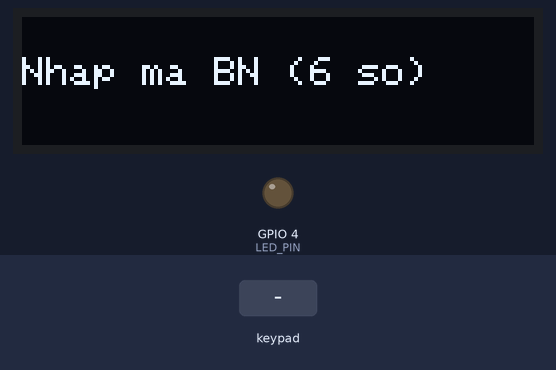
Bench run of a sketch on a simulated ESP32. Parts: 128×32 one-colour display, output pins drawn as LEDs (lit = HIGH). The inputs (shaded band) are chosen by the test bench. WiFi joins after 1.5 s; servers stay silent unless stated; uploads are accepted with an empty reply; the modem accepts every AT command (registered, SIM ready, sends succeed) and sends nothing else; what the sketch prints to the serial monitor is not drawn.

Above: at 6.7 s.
6.8 s: keypad keys 1 3 0 5 1 9 6 9 * pressed 0.4 s apart
At 11.4 s:
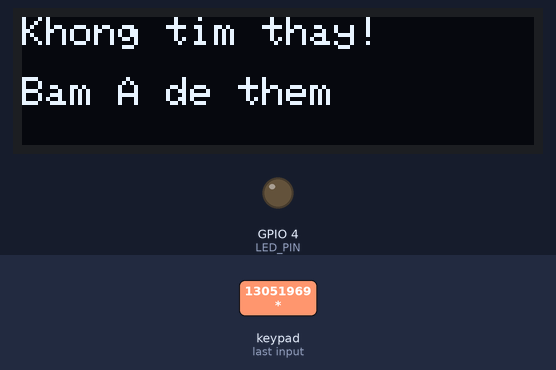
11.9 s: key 'A' pressed
At 13.1 s:
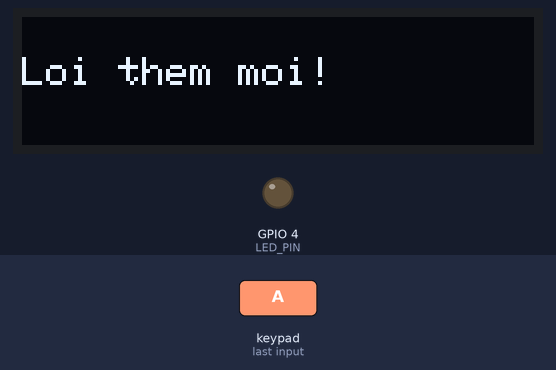
13.6 s: key 'B' pressed
At 14.5 s:
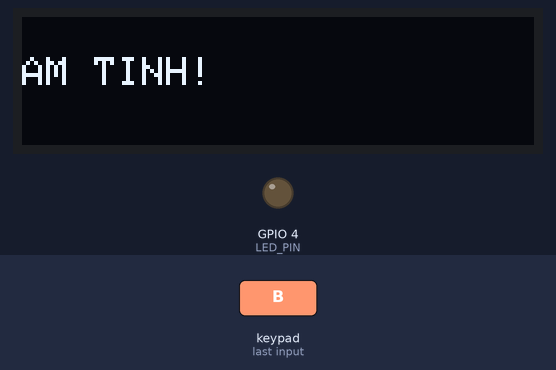
15.3 s: keypad keys 1 3 0 5 1 9 6 9 # pressed 0.4 s apart
At 18.9 s:
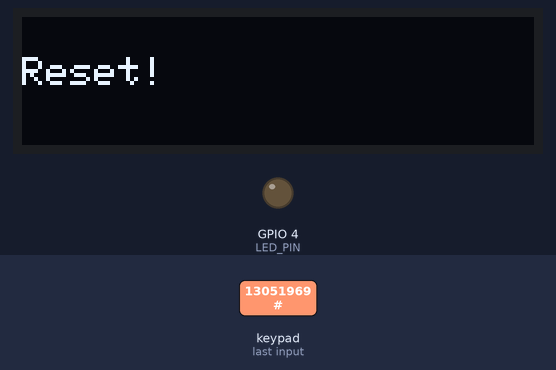
20.5 s: keypad keys 1 8 1 9 3 2 3 3 # pressed 0.4 s apart
At 22.8 s:
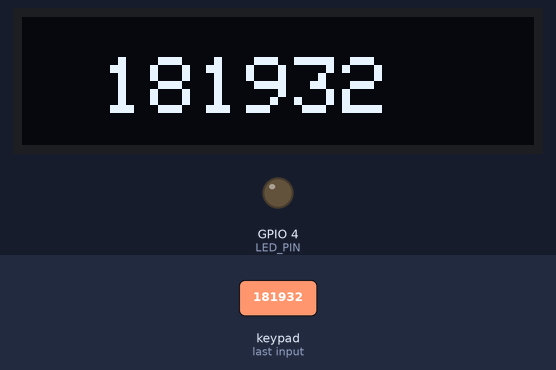
25.7 s: keypad keys 2 5 2 6 2 7 1 4 A pressed 0.4 s apart
At 29.02 s:
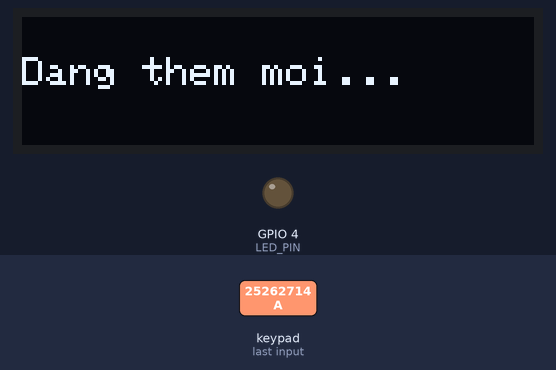
Timing chart, 0 to 30.5 s (numbered marks = the images above; inputs shaded):
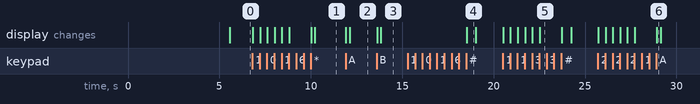

Measured:
- after the input at 6.8 s, the display: first changes at once (image 1 shows a later state)
- after the input at 11.9 s, the display: first changes at once (image 2 shows a later state)
- after the input at 13.6 s, the display: first changes at once (image 3 shows a later state)
- after the input at 15.3 s, the display: changes after 3.2 s (image 4)
- after the input at 20.5 s, the display: first changes at once (image 5 shows a later state)
- after the input at 25.7 s, the display: first changes at once (image 6 shows a later state)
- what the display in image 4 shows lasts 0.5 s, from 18.5 s to 19.0 s

The sketch:

esp32.ino
```cpp
#include <WiFi.h>
#include <HTTPClient.h>
#include <ArduinoJson.h>
#include <Wire.h>
#include <Adafruit_GFX.h>
#include <Adafruit_SSD1306.h>
#include <Keypad.h>
#include <HardwareSerial.h>
#include <WiFiClientSecure.h> // Thêm thư viện này để truy cập Firestore (HTTPS)

// === SIM768x Setup ===
HardwareSerial sim(1); // UART1: RX=16, TX=17
#define SIM_RX 16
#define SIM_TX 17

// === WiFi ===
#define WIFI_SSID "Nguyen Thi Mai"
#define WIFI_PASSWORD "13051969"

// === OLED ===
#define SDA_PIN 21
#define SCL_PIN 22
#define SCREEN_WIDTH 128
#define SCREEN_HEIGHT 32 // Đã sửa thành 32 theo code test của bạn
Adafruit_SSD1306 display(SCREEN_WIDTH, SCREEN_HEIGHT, &Wire, -1);

// === LED ===
#define LED_PIN 4

// === Keypad ===
const byte ROWS = 4;
const byte COLS = 4;
char keys[ROWS][COLS] = {
  {'1','2','3','A'},
  {'4','5','6','B'},
  {'7','8','9','C'},
  {'*','0','#','D'}
};
byte rowPins[ROWS] = {18, 19, 32, 33};
byte colPins[COLS] = {25, 26, 27, 14};
Keypad keypad = Keypad(makeKeymap(keys), rowPins, colPins, ROWS, COLS);

// === Server URLs ===
const String SERVER_URL = "http://192.168.1.129:5000/process";
const String ADD_PATIENT_URL = "http://192.168.1.129:5000/add_patient";

// === SMS Config ===
String phoneNumber = "+84968059853";  // SỐ NHẬN CẢNH BÁO MẶC ĐỊNH
bool smsSent = false;

String inputCode = "";
String targetPhone = "";

// Forward Declarations
void checkPatient(String id);
void processImage(String id);
void addNewPatient(String id);
void displayMsg(String text);
void initSIM768x();
void sendAT(String cmd);
void readSIMResponse();
void sendSMS(String phone, String message);

void setup() {
  Serial.begin(115200);
  sim.begin(9600, SERIAL_8N1, SIM_RX, SIM_TX);

  pinMode(LED_PIN, OUTPUT);
  Wire.begin(SDA_PIN, SCL_PIN);

  // Khởi động màn hình
  if(!display.begin(SSD1306_SWITCHCAPVCC, 0x3C)) {
    Serial.println(F("OLED Failed"));
    for(;;);
  }

  // --- QUAN TRỌNG: CÀI ĐẶT MÀU CHỮ ---
  display.setTextColor(SSD1306_WHITE);
  // -----------------------------------

  displayMsg("Connecting WiFi...");

  WiFi.begin(WIFI_SSID, WIFI_PASSWORD);
  while (WiFi.status() != WL_CONNECTED) {
    delay(500);
    Serial.print(".");
  }
  Serial.println("\nWiFi connected!");

  initSIM768x();

  displayMsg("Nhap ma BN (6 so)");
}

void loop() {
  char key = keypad.getKey();

  if (key) {
    if (key == '#') {
      inputCode = "";
      smsSent = false;
      displayMsg("Reset!");
      delay(500);
      displayMsg("Nhap ma BN (6 so)");
    }
    else if (key == '*') {
      checkPatient(inputCode);
    }
    else if (key == 'B') {
      processImage(inputCode);
    }
    else if (key == 'A') {
      addNewPatient(inputCode);
    }
    else if (isDigit(key) && inputCode.length() < 6) {
      inputCode += key;
      display.clearDisplay();
      display.setCursor(20, 10);
      display.setTextSize(2); // Hiển thị số to hơn cho dễ nhìn
      display.print(inputCode);
      display.display();
    }
  }
  readSIMResponse();
}

// === Hàm hiển thị thông báo lên OLED ===
void displayMsg(String text) {
  display.clearDisplay();
  display.setTextSize(1);
  display.setTextColor(SSD1306_WHITE); // Đảm bảo luôn set màu trắng
  display.setCursor(0, 10);
  display.println(text);
  display.display();
}

// === Khởi động SIM768x ===
void initSIM768x() {
  Serial.println("Init SIM...");
  sendAT("AT");
  sendAT("ATE0");
  sendAT("AT+CMGF=1");
  sendAT("AT+CSCS=\"GSM\"");
  sendAT("AT+CSMP=17,167,0,0");
  sendAT("AT+CNMI=2,2,0,0,0");
  delay(1000);
}

void sendAT(String cmd) {
  sim.println(cmd);
  delay(500);
}

void readSIMResponse() {
  if (sim.available()) {
    String response = sim.readString();
    Serial.println("[SIM] " + response);
  }
}

void sendSMS(String phone, String message) {
  if (phone.startsWith("0")) phone = "+84" + phone.substring(1);
  if (!phone.startsWith("+")) phone = "+" + phone;

  Serial.println("Gui SMS den: " + phone);

  if (!sim) return;

  sim.print("AT+CMGS=\"");
  sim.print(phone);
  sim.println("\"");
  delay(1000);

  sim.print(message);
  delay(500);
  sim.write(26);
  delay(5000);
}

// === Kiểm tra bệnh nhân (Firestore HTTPS) ===
void checkPatient(String id) {
  if (id.length() != 6 || WiFi.status() != WL_CONNECTED) return;

  displayMsg("Checking...");

  // Tạo client bảo mật cho HTTPS
  WiFiClientSecure client;
  client.setInsecure(); // Bỏ qua kiểm tra chứng chỉ SSL (Quan trọng cho ESP32)

  String url = "https://firestore.googleapis.com/v1/projects/da2-dudoanungthuphoi/databases/(default)/documents/patients/" + id;
  HTTPClient http;

  // Sử dụng client bảo mật
  http.begin(client, url);

  int httpCode = http.GET();

  if (httpCode == 200) {
    String payload = http.getString();
    DynamicJsonDocument doc(1024);
    deserializeJson(doc, payload);

    const char* name = doc["fields"]["name"]["stringValue"];

    display.clearDisplay();
    display.setTextSize(1);
    display.setCursor(0, 0);
    display.print("Ten BN:");
    display.setCursor(0, 15);
    display.println(name); // Xuống dòng in tên cho rõ
    display.display();
  } else {
    display.clearDisplay();
    display.setTextSize(1);
    display.setCursor(0, 0);
    display.println("Khong tim thay!");
    display.setCursor(0, 15);
    display.println("Bam A de them");
    display.display();
  }
  http.end();
}

// === Xử lý ảnh ===
void processImage(String id) {
  if (id.length() != 6 || WiFi.status() != WL_CONNECTED) return;

  smsSent = false;
  displayMsg("Dang xu ly...");

  WiFiClient client; // HTTP thường
  HTTPClient http;
  http.begin(client, SERVER_URL);
  http.addHeader("Content-Type", "application/json");

  String jsonData = "{\"id\":\"" + id + "\"}";
  int httpCode = http.POST(jsonData);

  if (httpCode == 200) {
    String payload = http.getString();
    DynamicJsonDocument doc(4096);
    deserializeJson(doc, payload);

    const char* result = doc["result"];
    const char* phoneFromServer = doc["phone"];
    targetPhone = String(phoneFromServer);

    if (strcmp(result, "positive") == 0) {
      digitalWrite(LED_PIN, HIGH);
      displayMsg("DUONG TINH!");

      if (targetPhone.length() > 8) {
         String msg = "CANH BAO: BN " + id + " duong tinh voi ung thu phoi!";
         sendSMS(targetPhone, msg);
      } else {
         Serial.println("Khong co SDT!");
      }

    } else {
      digitalWrite(LED_PIN, LOW);
      displayMsg("AM TINH!");
    }
  } else {
    displayMsg("Loi Server!");
  }
  http.end();
}

// === Thêm bệnh nhân mới ===
void addNewPatient(String id) {
  if (id.length() != 6 || WiFi.status() != WL_CONNECTED) return;

  displayMsg("Dang them moi...");

  WiFiClient client;
  HTTPClient http;
  http.begin(client, ADD_PATIENT_URL);
  http.addHeader("Content-Type", "application/json");

  String jsonData = "{\"id\":\"" + id + "\"}";
  int httpCode = http.POST(jsonData);

  if (httpCode == 201) {
    displayMsg("Them thanh cong!");
    delay(1000);
    displayMsg("Nhap ma BN (6 so)");
  } else {
    displayMsg("Loi them moi!");
    delay(1000);
  }
  http.end();
}
```
